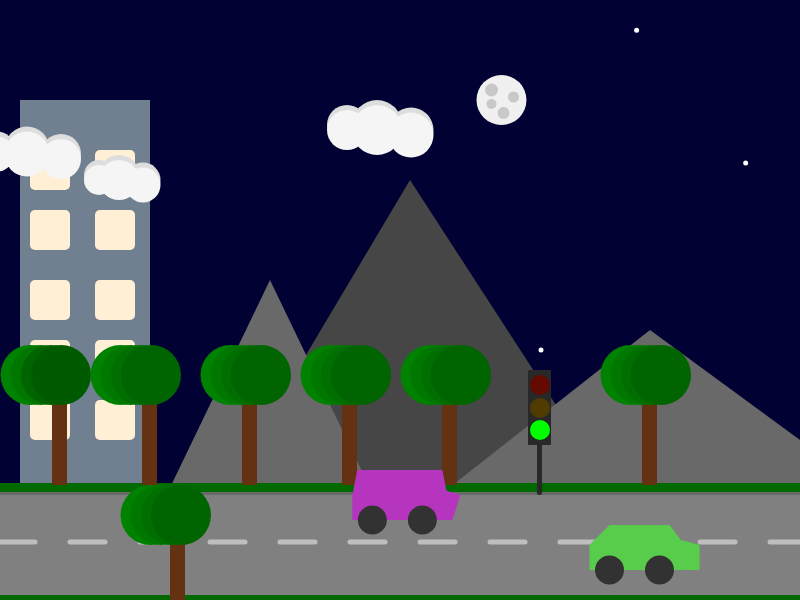
Frame 1 (no input)
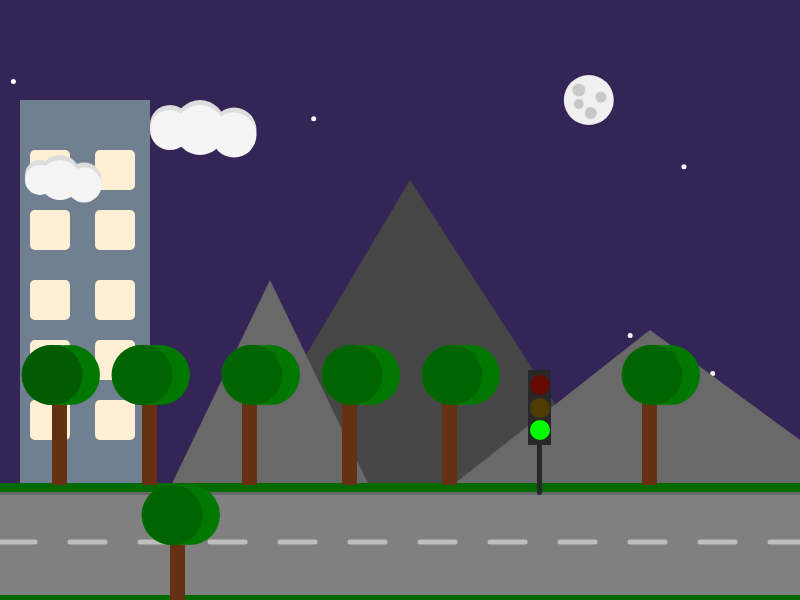
Frame 60 (no input)
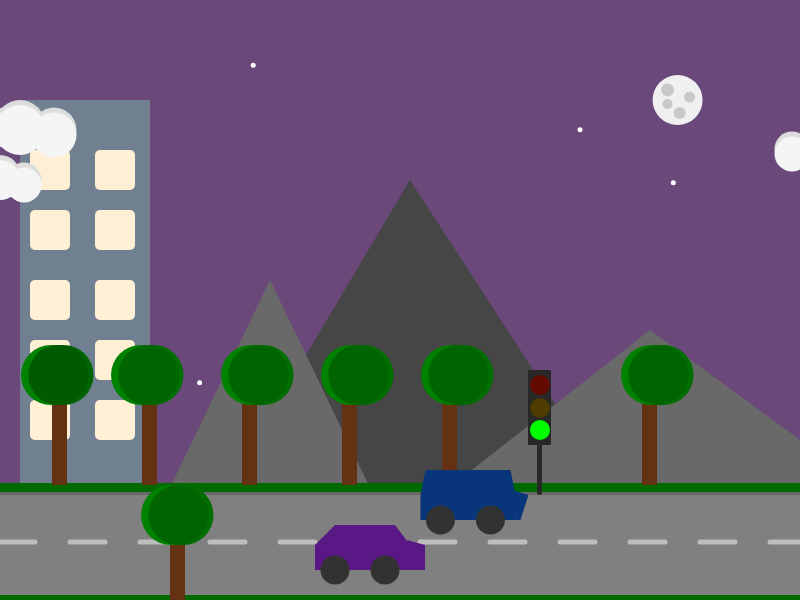
Frame 120 (the mouse pressed at the canvas centre since frame 60)

The p5.js sketch that drew these frames (run headless with seeded random() and noise() and a simulated clock; from frame 60 on, the mouse is pressed at the canvas centre):

// p5.js sketch
// ── sketch.js
function getrandomcolor1() {
  return color(random(0,255),random(0,255),random(0,255))
}

function getrandomcar() {
  return(random(0,3))
}

function setup() {
  createCanvas(800, 600);
  noStroke();
  dayC = color(150,220,255);
  nightC = color(0,0,50);
  sunriseC = color(220,150,200)
 carColor1 = getrandomcolor1()
 carColor2 = getrandomcolor1()
 carvariant1 = getrandomcar()


  
}
 

let light = 1

  function keyPressed() {
 if (keyCode === ENTER) {
    (light++)
   console.log("Enter wordt gedrukt");
   if(light == 4) {
  (light = 1)
 }
} 
}
 
let sun = 0;
let sun1 = 0;
sun1 =40
let z = 2
let sun2 = 0;
sun2 = 110
let a = 2
let car1 = 0;
let car2 = 240;
let x = 1000;
let car4 = 0;
let car5 = 0;
let cloud1 = 100;
let cloud2 = 350;
let cloud3 = 0;
let leaf1 = 30;
let leafA = 0;
let leaf2 = 40;
let leafB = 1;
let leaf3 = 50;
let leafC = 1;
let leaf4 = 60;
let leafD = 1;
let time;
let C;
let night = 0;
let speedLane1G = 13;
let speedLane1O = 0;
let speedLane1R = 7;
let speedLane2G = 10;
let speedLane2O = 0;
let speedLane2R = 6;
let Lane1Start = 80;
let Lane2Start = 70;




function draw() {

    if (car1 > 900) {
      carColor = getrandomcolor()
    }
  time = (frameCount % 1000) / 1000;

 
  //day night cycle
  if (time < 0.25) {
   
    C = lerpColor(nightC, sunriseC, time / 0.25);
    
  } else if (time < 0.25) {
   
    C = lerpColor(sunriseC, dayC, (time - 0.25) / 0.25);

  } else if (time < 0.75) {
    
    C = lerpColor(dayC, sunriseC, (time - 0.5) / 0.25);

  } else {
   
    C = lerpColor(sunriseC, nightC, (time - 0.75) / 0.25);
  } 

  background(C);

  

  
 //sun
  if (time >= 0.25 && time < 0.75) {
    let sunTime = (time - 0.25) / 0.5;
    let sunX = 30 + sunTime * 740;
  push()
 noStroke()
 if (sun1 > 100) {
  z = -1
 }
 if (sun1 < 50) {
  z = 1
 }
 sun1 = sun1 + (1 * z)
 if (sun2 > 100) {
  a = -1
 }
 if (sun2 < 50) {
  a =  1
 }
 sun2 = sun2 + (1 * a)
 sun = sun + 10
 translate(sunX,0)
 fill(255,140,0,90)
 circle(100,100,sun1)
 fill(255,69,0,90)
 circle(100,100,sun2)
 fill(255,255,0)
 circle(100,100,50)
 pop()
    
  }

  //moon
  if (time >= 0.75 || time < 0.25) {
    let moonTime;

    if (time >= 0.75) {
      moonTime = (time - 0.75) / 0.5;
    } else {
      moonTime = (time + 0.25) / 0.5;
    }

    let moonX = 30 + moonTime * 740;

    push()
    translate(moonX,0,0)
    fill(240);
    circle(100, 100, 50);
    fill(200)
    circle(90,90,13);
    circle(112,97,11);
    circle(102,113,12);
    circle(90,104,10)
    pop()
  }
   if (time >= 0.75 || time < 0.25) {
    fill(255)
    push()
    translate(0,0)
    circle(random(0,800),random(0,500),5);
    circle(random(0,800),random(0,500),5);
    circle(random(0,800),random(0,500),5);
    circle(random(0,800),random(0,500),5);
    circle(random(0,800),random(0,500),5);
    circle(random(0,800),random(0,500),5);
    circle(random(0,800),random(0,500),5);
    circle(random(0,800),random(0,500),5);
    pop()
   }

  //tower
  fill(112,128,144)
  rect(20,100,130,600)
  fill(176,196,222,50);
    rect(30,150,40,40,5)
    rect(30,210,40,40,5)
    rect(30,280,40,40,5)
    rect(30,340,40,40,5)
    rect(30,400,40,40,5)
    rect(95,150,40,40,5)
    rect(95,210,40,40,5)
    rect(95,280,40,40,5)
    rect(95,340,40,40,5)
    rect(95,400,40,40,5)
  if (time >= 0.75 || time < 0.25) {
    fill(255,239,213)
    rect(30,150,40,40,5)
    rect(30,210,40,40,5)
    rect(30,280,40,40,5)
    rect(30,340,40,40,5)
    rect(30,400,40,40,5)
    rect(95,150,40,40,5)
    rect(95,210,40,40,5)
    rect(95,280,40,40,5)
    rect(95,340,40,40,5)
    rect(95,400,40,40,5)
  }
  //mauntains
 push() 
 translate(0,100)
  fill(70)
  triangle(410,80, 190, 450, 650, 450)

  fill(105)
  triangle(650,230, 370, 450, 950, 450)
  triangle(270,180, 140, 450, 400, 450)
  pop()
  noStroke(0)

  //road
  push()
  translate(0,75);
  fill(0,128,0)
  rect(0,412,800,5)
  fill(0,105,0)
  rect(0,408,800,200)
  fill(105)
  rect(0,417,800,5)
  fill(128)
  rect(0,420,800,100)
  push()
  translate(200,100)
  fill(40)
  rect(328,195,23,75,1)
  rect(337,250,5,70,5)
  fill(240)
  //lights off
 fill (80,60,0)
 circle(340,233,20)
 fill (0,80,0)
 circle(340,255,20)
 fill (100,10,0)
 circle(340,210,20)
  pop()
 //road stipes
 stroke(190)
  strokeWeight(5)
 let linelength = 35;
 let lingegap= 70;
 let linecount= 12;
 let roadmiddle= 467;

 for(x=0; x < linecount; x++){
  let newx = (x*lingegap);
  line(newx,roadmiddle,newx+linelength,roadmiddle)
  }

 strokeWeight(1)

 stroke(1)



 

 push()
 noStroke()
 fill(100,50,19)
 rect(52,320,15,90)
 if (leaf1 > 70) {
 leafA = -0.5
 }
 if (leaf1 < 50){
  leafA = 0.5
 }
 leaf1 = leaf1 + (1 * leafA)
 fill(0,130,0)
 circle(leaf1,300,60)
 if (leaf2 > 70) {
  leafB = -0.5
 }
 if (leaf2 < 50) {
  leafB = 0.5
 }
 leaf2 = leaf2 + (1 * leafB)
 fill(0,120,0)
 circle(leaf2,300,60)
 if (leaf3 > 70) {
 leafC = -0.5
 }
 if (leaf3 < 50){
  leafC = 0.5
 }
 leaf3 = leaf3 + (1 * leafC)
 fill(0,100,0)
 circle(leaf3,300,60)
 if (leaf4 > 70) {
  leafD = -0.5
 }
 if (leaf4 < 50) {
  leafD = 0.5
 }
 leaf4 = leaf4 + (1 * leafD)
 fill(0,90,0)
 circle(leaf4,300,60)
 pop()
noStroke()
 push()
 
  fill(100,50,19)
 rect(142,320,15,90)
  fill(0,130,0)
 translate(leaf1,0)
 circle(90,300,60)
 pop()
 push()
 fill(0,120,0)
 translate(leaf2,0)
 circle(90,300,60)
 pop()
 push()
 fill(0,110,0)
 translate(leaf3,0)
 circle(90,300,60)
 pop()
 push()
  fill(0,100,0)
 translate(leaf4,0)
 circle(90,300,60)
  pop()

 push()
 noStroke()
 fill(100,50,19)
 rect(242,320,15,90)
 push()
  fill(0,130,0)
 translate(leaf1,0)
 circle(200,300,60)
 pop()
 push()
 fill(0,120,0)
 translate(leaf2,0)
 circle(200,300,60)
 pop()
 push()
 fill(0,110,0)
 translate(leaf3,0)
 circle(200,300,60)
 pop()
 push()
  fill(0,100,0)
 translate(leaf4,0)
 circle(200,300,60)
  pop()

  push()
  translate(100,0)
 noStroke()
 fill(100,50,19)
 rect(242,320,15,90)
 push()
  fill(0,130,0)
 translate(leaf1,0)
 circle(200,300,60)
 pop()
 push()
 fill(0,120,0)
 translate(leaf2,0)
 circle(200,300,60)
 pop()
 push()
 fill(0,110,0)
 translate(leaf3,0)
 circle(200,300,60)
 pop()
 push()
  fill(0,100,0)
 translate(leaf4,0)
 circle(200,300,60)
  pop()
  pop()

  push()
  translate(200,0)
 noStroke()
 fill(100,50,19)
 rect(242,320,15,90)
 push()
  fill(0,130,0)
 translate(leaf1,0)
 circle(200,300,60)
 pop()
 push()
 fill(0,120,0)
 translate(leaf2,0)
 circle(200,300,60)
 pop()
 push()
 fill(0,110,0)
 translate(leaf3,0)
 circle(200,300,60)
 pop()
 push()
  fill(0,100,0)
 translate(leaf4,0)
 circle(200,300,60)
  pop()
  pop()

  push()
  translate(400,0)
 noStroke()
 fill(100,50,19)
 rect(242,320,15,90)
 push()
  fill(0,130,0)
 translate(leaf1,0)
 circle(200,300,60)
 pop()
 push()
 fill(0,120,0)
 translate(leaf2,0)
 circle(200,300,60)
 pop()
 push()
 fill(0,110,0)
 translate(leaf3,0)
 circle(200,300,60)
 pop()
 push()
  fill(0,100,0)
 translate(leaf4,0)
 circle(200,300,60)
  pop()
  pop()




 push()
 
 cloud1 = cloud1 -1;

 
  translate(cloud1, 0);
 noStroke()
 fill(221)
 circle( 44,105,35)
 circle( 0,100,30)
 circle( 20,100,40)
 fill(245)
 circle(20,105,40)
 circle(44,110,35)
 circle(0,105,30)
 if (cloud1 < -250) {
  cloud1 = 900
 }
 pop()

 push()
 cloud2 =  cloud2 -3;

 
  translate(cloud2, 0);
 noStroke()
 fill(221)
 circle( 64,55,45)
 circle( 0,50,40)
 circle( 30,50,50)
 fill(245)
 circle(30,55,50)
 circle(64,60,45)
 circle(0,55,40)
 if (cloud2 < -250) {
  cloud2 = 900
 }
 pop()

 push()
 cloud3 =  cloud3 -3;

 
  translate(cloud3, 0);
 noStroke()
 fill(221)
 circle( 64,79,40)
 circle( 0,74,35)
 circle( 30,74,45)
 fill(245)
 circle(30,79,45)
 circle(64,84,40)
 circle(0,79,35)
 if (cloud3 < -250) {
  cloud3 = 900
 }
 pop()

  push()



 translate(200,0)
  if(light == 1) {
    fill (0,255,0)
    circle(340,355,20)
    car1 = car1 + lerp(speedLane1G, speedLane1O, 0.05)
    car2 = car2 + lerp(speedLane2G, speedLane2O, 0.05)
  
  }

  if(light == 2) {
    fill (255,165,0)
    circle(340,333,20)
    car1 = car1 + lerp(speedLane1R, speedLane1G, 0.05)
    car2 = car2 + lerp(speedLane2R, speedLane2G, 0.05)
  }
  

  if(light == 3) {
    fill (255,0,0)
    circle(340,310,20)
    if(car1 > Lane1Start + 10) {
      car1 = car1 + 12
    } else if(car1 < Lane1Start) {
      car1 = lerp(car1, Lane1Start, 0.05)
    }
    if(car2 > Lane2Start + 10) {
      car2 = car2 + 12
    } else if(car2 < Lane2Start) {
      car2 = lerp(car2, Lane2Start, 0.05)
    }
   
  }
  pop()
   
 noStroke()
 push()
 
 

 translate(car1,100)
 
 
 fill(carColor1)
 if(carvariant1 = 1) {
 quad(345,295,430,295,435,320,340,320,1)
 quad(340,320,435,320,435,345,340,345)
 quad(432,315,448,320,440,345,435,345,1)
 } else if (carvariant1 = 2) {
 quad(360,300,420,300,435,320,340,320,1)
 quad(340,320,435,320,435,345,340,345)
 quad(432,315,450,320,450,345,435,345,1)
 }

 fill(50)
 circle(360,345,29)
 circle(410,345,29)
 if (car1 > 900) {
  car1 = -500
  carColor1 = getrandomcolor1()

 }
  pop()

  push()
 translate(car2,150)
 fill(carColor2)
  quad(360,300,420,300,435,320,340,320,1)
 quad(340,320,435,320,435,345,340,345)
 quad(432,315,450,320,450,345,435,345,1)
 fill(50)
 circle(360,345,29)
 circle(410,345,29)
 if (car2 > 900) {
  car2 = -500
  carColor2 = getrandomcolor1()
  
 } 
pop()

 push()
 translate(10,160)
 noStroke()
 fill(100,50,19)
 rect(160,300,15,90)
 push()
  fill(0,130,0)
 translate(leaf1,0)
 circle(110,280,60)
 pop()
 push()
 fill(0,120,0)
 translate(leaf2,0)
 circle(110,280,60)
 pop()
 push()
 fill(0,110,0)
 translate(leaf3,0)
 circle(110,280,60)
 pop()
 push()
  fill(0,100,0)
 translate(leaf4,0)
 circle(110,280,60)
  pop()
}
